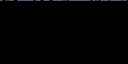
Frame 1 (no input)
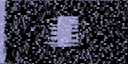
Frame 60 (no input)
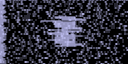
Frame 120 (the mouse pressed at the canvas centre since frame 60)

The p5.js sketch that drew these frames (run headless with seeded random() and noise() and a simulated clock; from frame 60 on, the mouse is pressed at the canvas centre):

// p5.js sketch
// ── sketch.js
var noise_row_toggle = 0;
var noise_row_buffer = [];
var init_noise_row_pos;

function setup() {
	createCanvas(128, 64);
	frameRate(40);
	for(var i=0;i<30;i++){
		noise_row_buffer.push(0);
	}
	init_noise_row_pos =  width/2-10;
}

var noise_buffer = [];
var side_buffer = [];
var delay_side = 0;

function draw() {
	background(0);
	fill(200, 200, 255);

	stroke(200, 200, 255);

	var row_buffer = [];

	for( var i=0; i<width; i++){
		var should_create = Math.random()*100 > 50;
		if(should_create){
			var line_length = 1 + Math.round(Math.random()*1);

			line(i, 0, i+line_length, 0);

			row_buffer.push([i,0, line_length]);
			i = i+ line_length;
		}
	}

	for(var j=noise_buffer.length-1; j>=0; j--){
		var new_pos = noise_buffer[j][1] +2;
		if(new_pos > height){
			noise_buffer.pop();
		}else{
			noise_buffer[j][1] = new_pos;
			noise_buffer[j][0]+= (Math.random()>0.5? 2:-2);
			line(noise_buffer[j][0]+1, noise_buffer[j][1], noise_buffer[j][0]+noise_buffer[j][2], noise_buffer[j][1]);
		}
	}
	noise_buffer = row_buffer.concat( noise_buffer );

	delay_side++;
	var regenerate = Math.random()>0.8;
	if(regenerate){
		side_buffer = [];
		for(var k=0;k<height;k++){
			var side_length = 4+Math.round(Math.random()*2);
			line(0,k, side_length, k);
			side_buffer.push([k, side_length])
		}
		delay_side = 0;
	}else{
		for(var k=0;k<side_buffer.length;k++){
			side_buffer[k][1]+= (Math.random()>0.5? Math.round(Math.random()*1):-1);
			line(0,side_buffer[k][0], side_buffer[k][1], side_buffer[k][0]);
		}
	}

	noise_row_toggle++;
	if(noise_row_toggle>1){
		if(noise_row_toggle>5){
			noise_row_toggle = 0;
		}
		if(regenerate){
			noise_row_buffer = noise_row_buffer.map(function(item){
				return 0;
			});
		}
		for(var i=0;i<noise_row_buffer.length;i++){
		 	var extra = (Math.random()>0.7? -5:2);
			if(noise_row_buffer[i]+extra> 90 || noise_row_buffer[i]+extra < -92){
				extra = -extra*2;
			}
			// if(i==0){
			// 	console.log(noise_row_buffer[i])
			// }
			noise_row_buffer[i] += extra;

			var line_x = init_noise_row_pos + noise_row_buffer[i];
			line(line_x,height/2-15+i, line_x+20, height/2-15+i);
		}
		// rect(width/2-10, height/2-15, 20,30);
	}
}
